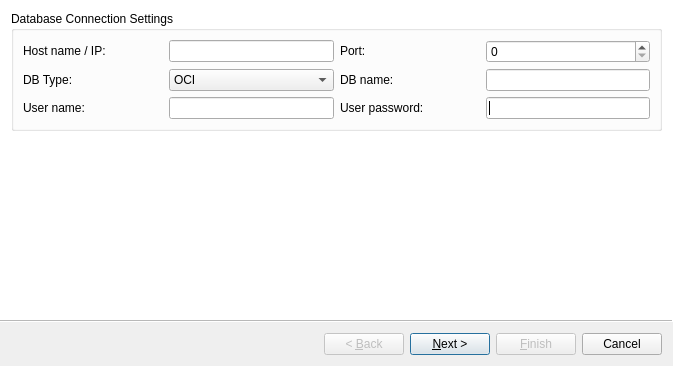
<?xml version="1.0" encoding="UTF-8"?>
<ui version="4.0">
 <class>GexDbPlugin_Medtronic_CfgWizard_Base</class>
 <widget class="QWizard" name="GexDbPlugin_Medtronic_CfgWizard_Base">
  <property name="geometry">
   <rect>
    <x>0</x>
    <y>0</y>
    <width>673</width>
    <height>366</height>
   </rect>
  </property>
  <property name="sizePolicy">
   <sizepolicy hsizetype="Minimum" vsizetype="Minimum">
    <horstretch>0</horstretch>
    <verstretch>0</verstretch>
   </sizepolicy>
  </property>
  <property name="minimumSize">
   <size>
    <width>550</width>
    <height>333</height>
   </size>
  </property>
  <property name="windowTitle">
   <string>GexDb configuration wizard</string>
  </property>
  <property name="wizardStyle">
   <enum>QWizard::ModernStyle</enum>
  </property>
  <property name="options">
   <set>QWizard::HaveFinishButtonOnEarlyPages</set>
  </property>
  <widget class="QWizardPage" name="pageDbConnection">
   <property name="sizePolicy">
    <sizepolicy hsizetype="Expanding" vsizetype="Expanding">
     <horstretch>0</horstretch>
     <verstretch>0</verstretch>
    </sizepolicy>
   </property>
   <attribute name="pageId">
    <string notr="true">0</string>
   </attribute>
   <layout class="QVBoxLayout" name="verticalLayout_4">
    <item>
     <layout class="QVBoxLayout" name="mUi_qvlDbSettingsLayout">
      <item>
       <widget class="QGroupBox" name="mUi_qgbDbConnectionSettings">
        <property name="sizePolicy">
         <sizepolicy hsizetype="MinimumExpanding" vsizetype="Fixed">
          <horstretch>0</horstretch>
          <verstretch>0</verstretch>
         </sizepolicy>
        </property>
        <property name="minimumSize">
         <size>
          <width>500</width>
          <height>100</height>
         </size>
        </property>
        <property name="title">
         <string>Database Connection Settings</string>
        </property>
        <layout class="QGridLayout" name="_9">
         <item row="2" column="3">
          <widget class="QLineEdit" name="editDbPassword">
           <property name="sizePolicy">
            <sizepolicy hsizetype="Minimum" vsizetype="Fixed">
             <horstretch>0</horstretch>
             <verstretch>0</verstretch>
            </sizepolicy>
           </property>
           <property name="minimumSize">
            <size>
             <width>94</width>
             <height>20</height>
            </size>
           </property>
           <property name="toolTip">
            <string>Enter the database password required at connection</string>
           </property>
           <property name="maxLength">
            <number>80</number>
           </property>
           <property name="echoMode">
            <enum>QLineEdit::Password</enum>
           </property>
          </widget>
         </item>
         <item row="0" column="0">
          <widget class="QLabel" name="labelDbHostNameIP">
           <property name="sizePolicy">
            <sizepolicy hsizetype="Minimum" vsizetype="Fixed">
             <horstretch>0</horstretch>
             <verstretch>0</verstretch>
            </sizepolicy>
           </property>
           <property name="minimumSize">
            <size>
             <width>140</width>
             <height>20</height>
            </size>
           </property>
           <property name="maximumSize">
            <size>
             <width>140</width>
             <height>16777215</height>
            </size>
           </property>
           <property name="baseSize">
            <size>
             <width>0</width>
             <height>0</height>
            </size>
           </property>
           <property name="text">
            <string>Host name / IP:</string>
           </property>
           <property name="wordWrap">
            <bool>false</bool>
           </property>
           <property name="buddy">
            <cstring>editDbHostNameIP</cstring>
           </property>
          </widget>
         </item>
         <item row="0" column="1">
          <widget class="QLineEdit" name="editDbHostNameIP">
           <property name="sizePolicy">
            <sizepolicy hsizetype="Minimum" vsizetype="Fixed">
             <horstretch>0</horstretch>
             <verstretch>0</verstretch>
            </sizepolicy>
           </property>
           <property name="minimumSize">
            <size>
             <width>94</width>
             <height>20</height>
            </size>
           </property>
           <property name="toolTip">
            <string>Enter the computer name where the corporate database is hosted</string>
           </property>
           <property name="maxLength">
            <number>80</number>
           </property>
          </widget>
         </item>
         <item row="0" column="2">
          <widget class="QLabel" name="labelDbPortNb">
           <property name="sizePolicy">
            <sizepolicy hsizetype="Minimum" vsizetype="Fixed">
             <horstretch>0</horstretch>
             <verstretch>0</verstretch>
            </sizepolicy>
           </property>
           <property name="minimumSize">
            <size>
             <width>140</width>
             <height>20</height>
            </size>
           </property>
           <property name="maximumSize">
            <size>
             <width>140</width>
             <height>16777215</height>
            </size>
           </property>
           <property name="text">
            <string>Port:</string>
           </property>
           <property name="wordWrap">
            <bool>false</bool>
           </property>
           <property name="buddy">
            <cstring>spinBoxDbPortNb</cstring>
           </property>
          </widget>
         </item>
         <item row="0" column="3">
          <widget class="QSpinBox" name="spinBoxDbPortNb">
           <property name="sizePolicy">
            <sizepolicy hsizetype="Minimum" vsizetype="Fixed">
             <horstretch>0</horstretch>
             <verstretch>0</verstretch>
            </sizepolicy>
           </property>
           <property name="minimumSize">
            <size>
             <width>94</width>
             <height>20</height>
            </size>
           </property>
           <property name="maximum">
            <number>65535</number>
           </property>
          </widget>
         </item>
         <item row="1" column="0">
          <widget class="QLabel" name="labelDbType">
           <property name="sizePolicy">
            <sizepolicy hsizetype="Minimum" vsizetype="Fixed">
             <horstretch>0</horstretch>
             <verstretch>0</verstretch>
            </sizepolicy>
           </property>
           <property name="minimumSize">
            <size>
             <width>140</width>
             <height>20</height>
            </size>
           </property>
           <property name="maximumSize">
            <size>
             <width>140</width>
             <height>16777215</height>
            </size>
           </property>
           <property name="text">
            <string>DB Type:</string>
           </property>
           <property name="wordWrap">
            <bool>false</bool>
           </property>
           <property name="buddy">
            <cstring>comboBoxDbType</cstring>
           </property>
          </widget>
         </item>
         <item row="1" column="1">
          <widget class="QComboBox" name="comboBoxDbType">
           <property name="sizePolicy">
            <sizepolicy hsizetype="Minimum" vsizetype="Fixed">
             <horstretch>0</horstretch>
             <verstretch>0</verstretch>
            </sizepolicy>
           </property>
           <property name="minimumSize">
            <size>
             <width>94</width>
             <height>20</height>
            </size>
           </property>
           <property name="toolTip">
            <string>Define the driver type required to connect to your corporate database</string>
           </property>
           <item>
            <property name="text">
             <string>OCI</string>
            </property>
           </item>
           <item>
            <property name="text">
             <string>MySQL</string>
            </property>
           </item>
          </widget>
         </item>
         <item row="1" column="2">
          <widget class="QLabel" name="labelDbName">
           <property name="sizePolicy">
            <sizepolicy hsizetype="Minimum" vsizetype="Fixed">
             <horstretch>0</horstretch>
             <verstretch>0</verstretch>
            </sizepolicy>
           </property>
           <property name="minimumSize">
            <size>
             <width>140</width>
             <height>20</height>
            </size>
           </property>
           <property name="maximumSize">
            <size>
             <width>140</width>
             <height>16777215</height>
            </size>
           </property>
           <property name="text">
            <string>DB name:</string>
           </property>
           <property name="wordWrap">
            <bool>false</bool>
           </property>
           <property name="buddy">
            <cstring>editDbName</cstring>
           </property>
          </widget>
         </item>
         <item row="1" column="3">
          <widget class="QLineEdit" name="editDbName">
           <property name="sizePolicy">
            <sizepolicy hsizetype="Minimum" vsizetype="Fixed">
             <horstretch>0</horstretch>
             <verstretch>0</verstretch>
            </sizepolicy>
           </property>
           <property name="minimumSize">
            <size>
             <width>94</width>
             <height>20</height>
            </size>
           </property>
           <property name="toolTip">
            <string>Enter the database name to link to</string>
           </property>
           <property name="maxLength">
            <number>80</number>
           </property>
          </widget>
         </item>
         <item row="2" column="0">
          <widget class="QLabel" name="labelDbUserName">
           <property name="sizePolicy">
            <sizepolicy hsizetype="Minimum" vsizetype="Minimum">
             <horstretch>0</horstretch>
             <verstretch>0</verstretch>
            </sizepolicy>
           </property>
           <property name="minimumSize">
            <size>
             <width>140</width>
             <height>20</height>
            </size>
           </property>
           <property name="maximumSize">
            <size>
             <width>140</width>
             <height>16777215</height>
            </size>
           </property>
           <property name="text">
            <string>User name:</string>
           </property>
           <property name="wordWrap">
            <bool>false</bool>
           </property>
           <property name="buddy">
            <cstring>editDbUserName</cstring>
           </property>
          </widget>
         </item>
         <item row="2" column="1">
          <widget class="QLineEdit" name="editDbUserName">
           <property name="sizePolicy">
            <sizepolicy hsizetype="Minimum" vsizetype="Fixed">
             <horstretch>0</horstretch>
             <verstretch>0</verstretch>
            </sizepolicy>
           </property>
           <property name="minimumSize">
            <size>
             <width>94</width>
             <height>20</height>
            </size>
           </property>
           <property name="toolTip">
            <string>Enter the database user name required at connection</string>
           </property>
           <property name="maxLength">
            <number>80</number>
           </property>
          </widget>
         </item>
         <item row="2" column="2">
          <widget class="QLabel" name="labelDbPassword">
           <property name="sizePolicy">
            <sizepolicy hsizetype="Minimum" vsizetype="Fixed">
             <horstretch>0</horstretch>
             <verstretch>0</verstretch>
            </sizepolicy>
           </property>
           <property name="minimumSize">
            <size>
             <width>140</width>
             <height>20</height>
            </size>
           </property>
           <property name="maximumSize">
            <size>
             <width>140</width>
             <height>16777215</height>
            </size>
           </property>
           <property name="text">
            <string>User password:</string>
           </property>
           <property name="alignment">
            <set>Qt::AlignVCenter</set>
           </property>
           <property name="wordWrap">
            <bool>false</bool>
           </property>
           <property name="buddy">
            <cstring>editDbPassword</cstring>
           </property>
          </widget>
         </item>
        </layout>
       </widget>
      </item>
      <item>
       <widget class="QLabel" name="labelDbInfo">
        <property name="sizePolicy">
         <sizepolicy hsizetype="Expanding" vsizetype="Fixed">
          <horstretch>0</horstretch>
          <verstretch>0</verstretch>
         </sizepolicy>
        </property>
        <property name="maximumSize">
         <size>
          <width>16777215</width>
          <height>0</height>
         </size>
        </property>
        <property name="text">
         <string/>
        </property>
        <property name="wordWrap">
         <bool>true</bool>
        </property>
        <property name="buddy">
         <cstring>editDbUserName</cstring>
        </property>
       </widget>
      </item>
      <item>
       <spacer name="spacer9">
        <property name="orientation">
         <enum>Qt::Vertical</enum>
        </property>
        <property name="sizeType">
         <enum>QSizePolicy::Expanding</enum>
        </property>
        <property name="sizeHint" stdset="0">
         <size>
          <width>20</width>
          <height>26</height>
         </size>
        </property>
       </spacer>
      </item>
     </layout>
    </item>
   </layout>
  </widget>
  <widget class="QWizardPage" name="pageFinish">
   <attribute name="pageId">
    <string notr="true">1</string>
   </attribute>
   <layout class="QVBoxLayout" name="verticalLayout">
    <item>
     <layout class="QGridLayout" name="qglDbConnectionLayout">
      <item row="1" column="0">
       <widget class="QLabel" name="pageDbConnection_labelDbStatus">
        <property name="text">
         <string>Database status (errors...)</string>
        </property>
        <property name="alignment">
         <set>Qt::AlignVCenter</set>
        </property>
        <property name="wordWrap">
         <bool>true</bool>
        </property>
       </widget>
      </item>
     </layout>
    </item>
   </layout>
  </widget>
 </widget>
 <tabstops>
  <tabstop>editDbHostNameIP</tabstop>
  <tabstop>spinBoxDbPortNb</tabstop>
  <tabstop>comboBoxDbType</tabstop>
  <tabstop>editDbName</tabstop>
  <tabstop>editDbUserName</tabstop>
  <tabstop>editDbPassword</tabstop>
 </tabstops>
 <resources/>
 <connections/>
</ui>
